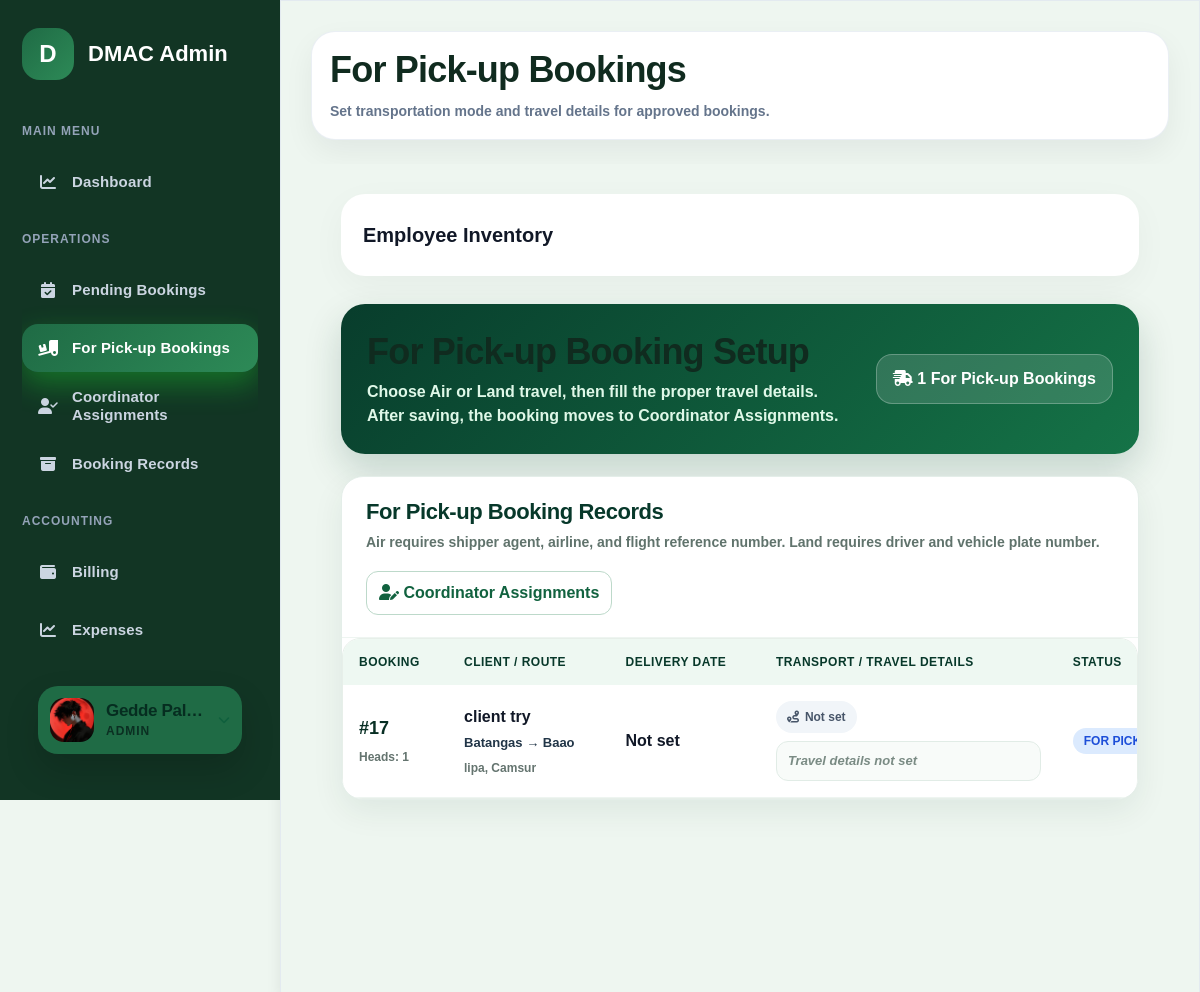
Page /dmac-shipping/app/views/staff/active-shipments.php (signed in) on the committed database.
### tables this page shows
CREATE TABLE `employee` (
  `emp_ID` int(11) NOT NULL,
  `dept_ID` int(11) NOT NULL,
  `emp_firstname` varchar(255) NOT NULL,
  `emp_lastname` varchar(255) NOT NULL,
  `emp_contact` varchar(20) NOT NULL,
  `emp_email` varchar(255) NOT NULL,
  `emp_password` varchar(255) NOT NULL,
  `registered_since` timestamp NOT NULL DEFAULT current_timestamp(),
  `deleted_at` timestamp NULL DEFAULT NULL,
  `account_status` enum('pending','approved','rejected') NOT NULL DEFAULT 'pending',
  `is_super_admin` tinyint(1) NOT NULL DEFAULT 0,
  `last_login_at` datetime DEFAULT NULL,
  `failed_login_count` int(11) NOT NULL DEFAULT 0,
  `locked_until` datetime DEFAULT NULL,
  `force_password_change` tinyint(1) NOT NULL DEFAULT 0,
  `profile_image` varchar(255) DEFAULT NULL
);

CREATE TABLE `booking` (
  `booking_ID` int(11) NOT NULL,
  `client_ID` int(11) NOT NULL,
  `pickup_ID` int(11) NOT NULL,
  `receiver_ID` int(11) NOT NULL,
  `transport_ID` int(11) DEFAULT NULL,
  `booking_status` enum('PENDING REVIEW','PROCESSING','FOR PICK-UP','PREPARING FOR TRANSIT','IN TRANSIT','DELIVERED/SHIPPED','CANCELLED') NOT NULL DEFAULT 'PENDING REVIEW',
  `booking_startdate` timestamp NOT NULL DEFAULT current_timestamp(),
  `booking_requestdate` date DEFAULT NULL,
  `booking_enddate` date DEFAULT NULL,
  `terms_accepted` tinyint(1) NOT NULL DEFAULT 0,
  `insurance_accepted` tinyint(1) NOT NULL DEFAULT 0,
  `agreement_accepted_at` timestamp NULL DEFAULT NULL
);

CREATE TABLE `client` (
  `client_ID` int(11) NOT NULL,
  `client_firstname` varchar(255) NOT NULL,
  `client_lastname` varchar(255) NOT NULL,
  `client_contact` varchar(20) NOT NULL,
  `client_email` varchar(255) NOT NULL,
  `client_password` varchar(255) NOT NULL,
  `created_at` timestamp NOT NULL DEFAULT current_timestamp(),
  `deleted_at` timestamp NULL DEFAULT NULL,
  `last_login_at` datetime DEFAULT NULL,
  `failed_login_count` int(11) NOT NULL DEFAULT 0,
  `locked_until` datetime DEFAULT NULL,
  `profile_image` varchar(255) DEFAULT NULL
);

### dmac-shipping/app/views/staff/active-shipments.php (the view, shortened to what the rows shown need)
<?php
require_once __DIR__ . '/../../helpers/staff_nav.php';
require_once __DIR__ . '/../../models/Employee.php';
$db = (new Database())->getConnection();
$model = new Employee($db);
$activeShipments = $model->getActiveShipments();
function h($value) { return htmlspecialchars((string)$value, ENT_QUOTES, 'UTF-8'); }
function transportIdFromShipment($shipment) {
    $type = strtoupper(trim((string)($shipment['shipment_type'] ?? '')));
    return 0;
}
function transportLabel($shipment) {
    $id = transportIdFromShipment($shipment);
    return 'Not set';
}
function transportClass($shipment) {
    $id = transportIdFromShipment($shipment);
    return 'notset';
}
function statusClass($status) {
    $status = strtoupper(trim((string)$status));
    switch ($status) {
        case 'FOR PICK-UP':
            return 'status-pickup';
    }
}
function travelDetails($shipment) {
    $transportId = transportIdFromShipment($shipment);
    $items = [];
    if (!$items) {
        return '<span class="muted-text">Travel details not set</span>';
    }
    return implode('<br>', $items);
}
?>
<!doctype html>
<html>
<head>
    <link href="https://cdn.jsdelivr.net/npm/bootstrap@5.3.3/dist/css/bootstrap.min.css" rel="stylesheet">
    <link rel="stylesheet" href="../../../public/css/all.css">
<link rel="stylesheet" href="https://cdnjs.cloudflare.com/ajax/libs/font-awesome/6.4.0/css/all.min.css">
</head>
<body class="dashboard-body">
<?php showStaffSidebar(); ?>
<div class="main-content">
    <header>
        <div class="header-title">
            <h1>For Pick-up Bookings</h1>
        </div>
    </header>
    <main>
        <section class="shipments-hero">
            <div>
                <h1>For Pick-up Booking Setup</h1>
            </div>
        </section>
        <section class="clean-panel">
            <div class="panel-head">
                <div>
                    <h2>For Pick-up Booking Records</h2>
                </div>
            </div>
            <?php if(empty($activeShipments)): ?>
                <div class="empty-state"><i class="fa-regular fa-folder-open"></i><br>No for pick-up bookings need shipment setup.</div>
            <?php else: ?>
                <div class="ship-table-wrap">
                    <table class="ship-table">
                        <thead>
                            <tr>
                                <th>Booking</th>
                                <th>Client / Route</th>
                                <th>Delivery Date</th>
                                <th>Transport / Travel Details</th>
                                <th>Status</th>
                            </tr>
                        </thead>
                        <tbody>
                            <?php foreach($activeShipments as $shipment): ?>
                                <?php $bookingId = (int)$shipment['booking_ID']; ?>
                                <tr>
                                    <td>
                                        <div class="booking-title">#<?= h($bookingId) ?></div>
                                        <div class="meta-line">Heads: <?= h($shipment['total_heads']) ?></div>
                                    </td>
                                    <td>
                                        <div><strong><?= h($shipment['client_firstname'].' '.$shipment['client_lastname']) ?></strong></div>
                                        <div class="route-text"><?= h($shipment['pickup_municipality'].' → '.$shipment['receiver_municipality']) ?></div>
                                        <div class="meta-line"><?= h(trim(($shipment['receiver_street'] ?? '') . ', ' . ($shipment['receiver_province'] ?? ''), ', ')) ?></div>
                                    </td>
                                    <td><?= h($shipment['booking_enddate'] ?: 'Not set') ?></td>
                                    <td>
                                        <div class="transport-box">
                                            <span class="transport-pill <?= h(transportClass($shipment)) ?>"><i class="fa-solid fa-route"></i> <?= h(transportLabel($shipment)) ?></span>
                                            <div class="courier-details"><?= travelDetails($shipment) ?></div>
                                        </div>
                                    </td>
                                    <td><span class="status-badge <?= h(statusClass($shipment['booking_status'])) ?>"><?= h($shipment['booking_status']) ?></span></td>
                                </tr>
                            <?php endforeach; ?>
                        </tbody>
                    </table>
                </div>
            <?php endif; ?>
        </section>
    </main>
</div>
</body>
</html>

### dmac-shipping/app/helpers/staff_nav.php (shortened to what the rows shown need)
<?php
function dmacStaffSidebarProfileData() {
    $data = [
        'name' => $_SESSION['employee_name'] ?? 'Admin User',
        'subtitle' => $_SESSION['employee_role'] ?? 'Staff Account',
        'image' => ''
    ];
    try {
        $empID = (int)($_SESSION['employee_id'] ?? 0);
        if ($empID > 0) {
            $db = (new Database())->getConnection();
            $stmt = $db->prepare("SELECT emp_firstname, emp_lastname, emp_email, profile_image FROM employee WHERE emp_ID = ? LIMIT 1");
            $stmt->execute([$empID]);
            $row = $stmt->fetch(PDO::FETCH_ASSOC);
            if ($row) {
                $fullName = trim(($row['emp_firstname'] ?? '') . ' ' . ($row['emp_lastname'] ?? ''));
                if ($fullName !== '') {
                    $data['name'] = $fullName;
                }
                $data['image'] = $row['profile_image'] ?? '';
            }
        }
    } catch (Exception $e) {
        error_log('Staff sidebar profile load error: ' . $e->getMessage());
    }
    return $data;
}
function dmacSidebarImageSrc($path) {
    $path = trim((string)$path);
    $path = ltrim($path, '/');
    return '../../../' . $path;
}
function dmacStaffProfileCard() {
    $profile = dmacStaffSidebarProfileData();
    $imageSrc = dmacSidebarImageSrc($profile['image'] ?? '');
?>
    <div class="sidebar-profile">
        <button type="button" class="sidebar-profile-toggle" aria-expanded="false">
            <span class="sidebar-profile-avatar">
                <?php if ($imageSrc): ?>
                    <img src="<?= htmlspecialchars($imageSrc, ENT_QUOTES, 'UTF-8') ?>" alt="Profile Picture">
                <?php else: ?>
                    <i class="fa-solid fa-circle-user"></i>
                <?php endif; ?>
            </span>
        </button>
    </div>
<?php
}
function showStaffSidebar($title = 'DMAC Admin') {
?>
<aside class="sidebar staff-sidebar">
    <div class="brand">
        <div>
            <h2><?= htmlspecialchars($title, ENT_QUOTES, 'UTF-8') ?></h2>
        </div>
    </div>
    <?php dmacStaffProfileCard(); ?>
</aside>
<?php
}
?>

### rows in the picture
employee: profile_image (picture)
booking: booking_ID "17", total_heads "1", client_ID.client_lastname "client try", receiver_municipality "Batangas → Baao", receiver_province "lipa, Camsur", booking_enddate "Not set", booking_status "FOR…"

### other values in the picture
$title "DMAC Admin"
$label "Dashboard Pending Bookings For Pick-up Bookings Coordinator Assignments Booking Records Billing Expenses"
$profile['name'] "Gedde Pal…"
$profile['subtitle'] "ADMIN"
count($activeShipments) "1"
